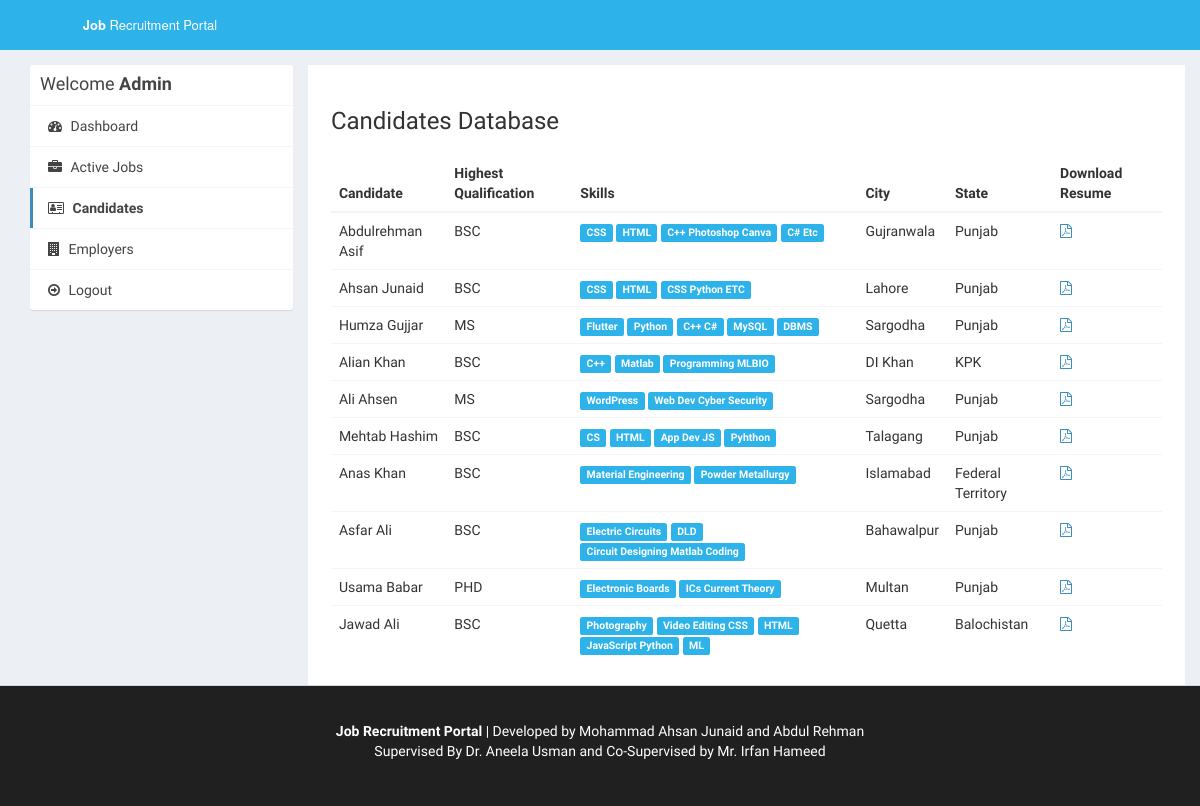
The page /admin/applications.php (signed in) on the database as committed earlier.
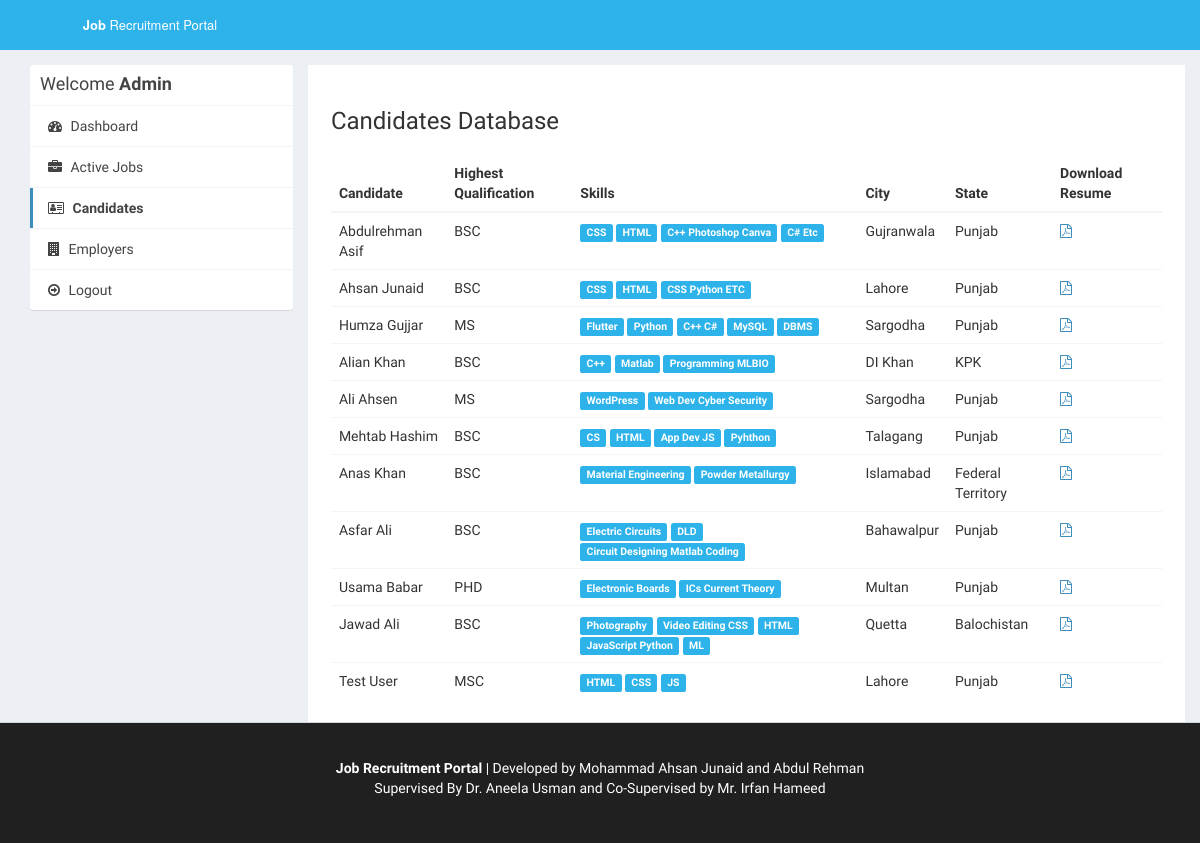
The same page on the database as committed later.
### tables this page shows
CREATE TABLE `users` (
  `id_user` int(11) NOT NULL,
  `firstname` varchar(255) NOT NULL,
  `lastname` varchar(255) NOT NULL,
  `email` varchar(255) NOT NULL,
  `password` varchar(255) NOT NULL,
  `address` text DEFAULT NULL,
  `city` varchar(255) DEFAULT NULL,
  `state` varchar(255) DEFAULT NULL,
  `contactno` varchar(255) DEFAULT NULL,
  `qualification` varchar(255) DEFAULT NULL,
  `stream` varchar(255) DEFAULT NULL,
  `passingyear` varchar(255) DEFAULT NULL,
  `dob` varchar(255) DEFAULT NULL,
  `age` varchar(255) DEFAULT NULL,
  `designation` varchar(255) DEFAULT NULL,
  `resume` varchar(255) DEFAULT NULL,
  `hash` varchar(255) DEFAULT NULL,
  `active` int(11) NOT NULL DEFAULT 0,
  `aboutme` text DEFAULT NULL,
  `skills` text DEFAULT NULL
);

### admin/applications.php (the view, shortened to what this page needs)
<?php
require_once("../db.php");
?>
<!DOCTYPE html>
<html>
<head>
  <link rel="stylesheet" href="https://cdnjs.cloudflare.com/ajax/libs/twitter-bootstrap/3.3.7/css/bootstrap.min.css">
  <link rel="stylesheet" href="https://cdnjs.cloudflare.com/ajax/libs/font-awesome/4.7.0/css/font-awesome.min.css">
  <link rel="stylesheet" href="https://cdnjs.cloudflare.com/ajax/libs/ionicons/2.0.1/css/ionicons.min.css">
  <link rel="stylesheet" href="https://cdn.datatables.net/1.10.15/css/jquery.dataTables.min.css">
  <link rel="stylesheet" href="../css/AdminLTE.min.css">
  <link rel="stylesheet" href="../css/_all-skins.min.css">
  <link rel="stylesheet" href="../css/custom.css">
</head>
<body class="hold-transition skin-green sidebar-mini">
<div class="wrapper">
  <header class="main-header">
    <a href="index.php" class="logo logo-bg">
      <span class="logo-lg"><b>Job</b> Recruitment Portal</span>
    </a>
    <nav class="navbar navbar-static-top">
    </nav>
  </header>
  <div class="content-wrapper" style="margin-left: 0px;">
    <section id="candidates" class="content-header">
      <div class="container">
        <div class="row">
          <div class="col-md-3">
            <div class="box box-solid">
              <div class="box-header with-border">
                <h3 class="box-title">Welcome <b>Admin</b></h3>
              </div>
              <div class="box-body no-padding">
                <ul class="nav nav-pills nav-stacked">
                  <li><a href="dashboard.php"><i class="fa fa-dashboard"></i> Dashboard</a></li>
                  <li><a href="active-jobs.php"><i class="fa fa-briefcase"></i> Active Jobs</a></li>
                  <li class="active"><a href="applications.php"><i class="fa fa-address-card-o"></i> Candidates</a></li>
                  <li><a href="companies.php"><i class="fa fa-building"></i> Employers</a></li>
                  <li><a href="../logout.php"><i class="fa fa-arrow-circle-o-right"></i> Logout</a></li>
                </ul>
              </div>
            </div>
          </div>
          <div class="col-md-9 bg-white padding-2">
            <h3>Candidates Database</h3>
            <div class="row margin-top-20">
              <div class="col-md-12">
                <div class="box-body table-responsive no-padding">
                  <table id="example2" class="table table-hover">
                    <thead>
                      <th>Candidate</th>
                      <th>Highest Qualification</th>
                      <th>Skills</th>
                      <th>City</th>
                      <th>State</th>
                      <th>Download Resume</th>
                    </thead>
                    <tbody>
                      <?php
                       $sql = "SELECT * FROM users";
                            $result = $conn->query($sql);
                            if($result->num_rows > 0) {
                              while($row = $result->fetch_assoc())
                              {
                                $skills = $row['skills'];
                                $skills = explode(',', $skills);
                      ?>
                      <tr>
                        <td><?php echo $row['firstname'].' '.$row['lastname']; ?></td>
                        <td><?php echo $row['qualification']; ?></td>
                        <td>
                          <?php
                          foreach ($skills as $value) {
                            echo ' <span class="label label-success">'.$value.'</span>';
                          }
                          ?>
                        </td>
                        <td><?php echo $row['city']; ?></td>
                        <td><?php echo $row['state']; ?></td>
                        <?php if($row['resume'] != '') { ?>
                        <td><a href="../uploads/resume/<?php echo $row['resume']; ?>" download="<?php echo $row['firstname'].' Resume'; ?>"><i class="fa fa-file-pdf-o"></i></a></td>
                        <?php } else { ?>
                        <td>No Resume Uploaded</td>
                        <?php } ?>
                      </tr>
                      <?php
                        }
                      }
                      ?>
                    </tbody>
                  </table>
                </div>
              </div>
            </div>
          </div>
        </div>
      </div>
    </section>
  </div>
  <footer class="main-footer" style="margin-left: 0px; color : #fff;  background-color:#202020;">
    <div class="container"  style="text-align: center">
		<div>
            <br>
			<p><b>Job Recruitment Portal</b> | Developed by Mohammad Ahsan Junaid and Abdul Rehman <br> Supervised By Dr. Aneela Usman and Co-Supervised by Mr. Irfan Hameed</p>
            <br>
		</div>
	</div>
  </footer>
</div>
</body>
</html>

Rows that differ between the two databases and show on the page:
added users: firstname "Test", lastname "User", qualification "MSC", skills "HTML", skills "CSS", skills "JS", city "Lahore", state "Punjab"
